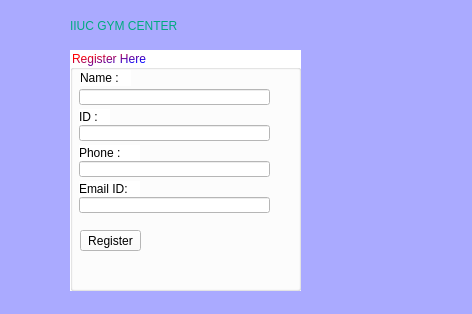
<?xml version="1.0" encoding="UTF-8"?>
<ui version="4.0">
 <class>MainWindow</class>
 <widget class="QMainWindow" name="MainWindow">
  <property name="geometry">
   <rect>
    <x>0</x>
    <y>0</y>
    <width>472</width>
    <height>314</height>
   </rect>
  </property>
  <property name="windowTitle">
   <string>SignUp</string>
  </property>
  <property name="windowIcon">
   <iconset>
    <normaloff>:/images/gym2.jpg</normaloff>:/images/gym2.jpg</iconset>
  </property>
  <property name="styleSheet">
   <string notr="true">background-color: rgb(170, 170, 255);</string>
  </property>
  <widget class="QWidget" name="centralwidget">
   <widget class="QGroupBox" name="groupBox">
    <property name="geometry">
     <rect>
      <x>70</x>
      <y>50</y>
      <width>231</width>
      <height>241</height>
     </rect>
    </property>
    <property name="styleSheet">
     <string notr="true">font: 700 10pt &quot;Arial&quot;;

background-color: rgb(255, 255, 255);


color: qlineargradient(spread:pad, x1:0, y1:0, x2:1, y2:1, stop:0.232955 rgba(255, 0, 0, 255), stop:0.801136 rgba(0, 0, 255, 255));</string>
    </property>
    <property name="title">
     <string>Register Here</string>
    </property>
    <widget class="QLabel" name="label_name">
     <property name="geometry">
      <rect>
       <x>10</x>
       <y>20</y>
       <width>51</width>
       <height>16</height>
      </rect>
     </property>
     <property name="styleSheet">
      <string notr="true">color: rgb(217, 217, 217);
color: rgb(0, 0, 0);</string>
     </property>
     <property name="text">
      <string>Name :</string>
     </property>
    </widget>
    <widget class="QLabel" name="label_ID">
     <property name="geometry">
      <rect>
       <x>9</x>
       <y>59</y>
       <width>31</width>
       <height>16</height>
      </rect>
     </property>
     <property name="styleSheet">
      <string notr="true">color: rgb(204, 204, 204);
color: rgb(0, 0, 0);</string>
     </property>
     <property name="text">
      <string>ID :</string>
     </property>
    </widget>
    <widget class="QLabel" name="label_phone">
     <property name="geometry">
      <rect>
       <x>9</x>
       <y>95</y>
       <width>61</width>
       <height>16</height>
      </rect>
     </property>
     <property name="styleSheet">
      <string notr="true">
color: rgb(0, 0, 0);</string>
     </property>
     <property name="text">
      <string>Phone :</string>
     </property>
    </widget>
    <widget class="QLabel" name="label_email">
     <property name="geometry">
      <rect>
       <x>9</x>
       <y>131</y>
       <width>61</width>
       <height>16</height>
      </rect>
     </property>
     <property name="styleSheet">
      <string notr="true">
color: rgb(0, 0, 0);</string>
     </property>
     <property name="text">
      <string>Email ID:</string>
     </property>
    </widget>
    <widget class="QLineEdit" name="lineName">
     <property name="geometry">
      <rect>
       <x>9</x>
       <y>39</y>
       <width>191</width>
       <height>16</height>
      </rect>
     </property>
     <property name="styleSheet">
      <string notr="true">font: 9pt &quot;Arial&quot;;</string>
     </property>
     <property name="text">
      <string/>
     </property>
    </widget>
    <widget class="QLineEdit" name="lineID">
     <property name="geometry">
      <rect>
       <x>9</x>
       <y>75</y>
       <width>191</width>
       <height>16</height>
      </rect>
     </property>
     <property name="styleSheet">
      <string notr="true">font: 9pt &quot;Arial&quot;;</string>
     </property>
    </widget>
    <widget class="QLineEdit" name="linePhone">
     <property name="geometry">
      <rect>
       <x>9</x>
       <y>111</y>
       <width>191</width>
       <height>16</height>
      </rect>
     </property>
     <property name="styleSheet">
      <string notr="true">font: 9pt &quot;Arial&quot;;</string>
     </property>
     <property name="text">
      <string/>
     </property>
    </widget>
    <widget class="QLineEdit" name="lineEmail">
     <property name="geometry">
      <rect>
       <x>9</x>
       <y>147</y>
       <width>191</width>
       <height>16</height>
      </rect>
     </property>
     <property name="styleSheet">
      <string notr="true">font: 9pt &quot;Arial&quot;;</string>
     </property>
     <property name="text">
      <string/>
     </property>
    </widget>
    <widget class="QPushButton" name="SignUp">
     <property name="geometry">
      <rect>
       <x>10</x>
       <y>180</y>
       <width>61</width>
       <height>21</height>
      </rect>
     </property>
     <property name="cursor">
      <cursorShape>PointingHandCursor</cursorShape>
     </property>
     <property name="mouseTracking">
      <bool>true</bool>
     </property>
     <property name="tabletTracking">
      <bool>true</bool>
     </property>
     <property name="styleSheet">
      <string notr="true">font: 700 9pt &quot;Segoe UI&quot;;
font: 700 9pt &quot;Segoe UI&quot;;
color: rgb(0, 0, 0);
font: 8pt &quot;Segoe UI&quot;;</string>
     </property>
     <property name="text">
      <string>Register</string>
     </property>
    </widget>
   </widget>
   <widget class="QLabel" name="label">
    <property name="geometry">
     <rect>
      <x>70</x>
      <y>10</y>
      <width>291</width>
      <height>31</height>
     </rect>
    </property>
    <property name="styleSheet">
     <string notr="true">font: 700 20pt &quot;Segoe UI&quot;;

color: rgb(0, 183, 134);
color: rgb(0, 170, 127);
</string>
    </property>
    <property name="text">
     <string>IIUC GYM CENTER</string>
    </property>
   </widget>
  </widget>
 </widget>
 <resources/>
 <connections/>
</ui>
